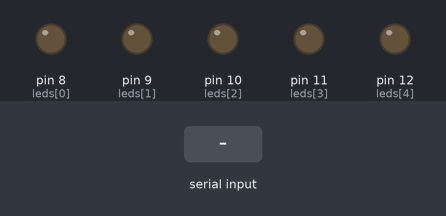
The sketch below on a simulated Arduino Uno, built with avr-gcc and run on an emulated ATmega328P. Parts: output pins drawn as LEDs (lit = HIGH). Inputs (shaded band) come from the test bench.

Above: at 1.2 s.
1.3 s: "ACBF" received over Serial
At 3.3 s:
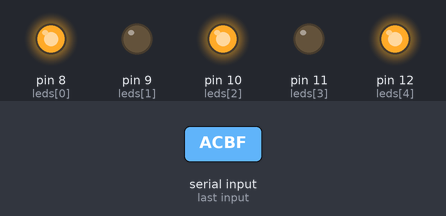
4.3 s: "ADBF" received over Serial
At 5.4 s:
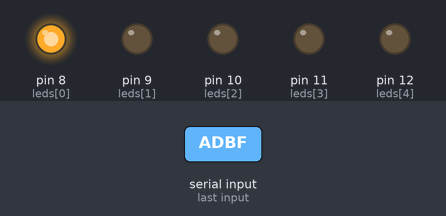
7.3 s: "ACGF" received over Serial
At 8.6 s:
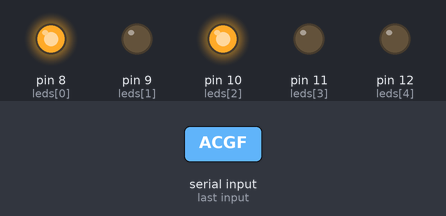
10.3 s: "ADBH" received over Serial
At 11.8 s:
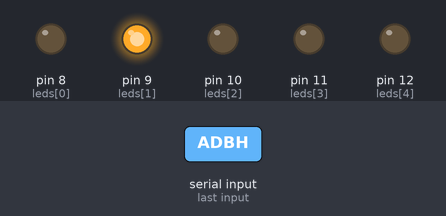
Timing chart, 0 to 15.8 s (numbered marks = the images above; inputs shaded):
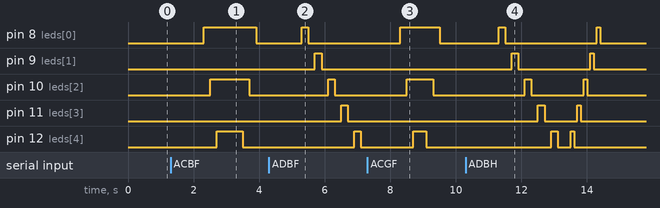

The sketch:

Ejercicio_practico5.ino
```cpp
/*
   Universidad Técnica del Norte
    FICA-CIERCOM
    Sistemas microprocesados
    Christofer Macas
    Estimados estudiantes realizar el siguiente ejercicio: Realizar un programa que active 4 juegos de luces con 5 leds
    al ingresar datos por comunicación serial de la siguiente forma: ACBF-> Activa juego 1 ACGF -> Activa juego 2 ADBF
  -> Activa juego 3 ADBH -> Activa juego 4
*/

int i;
int leds[5] = {8, 9, 10, 11, 12};
int num;
String dato;
int on=0;

void setup() {
  Serial.begin(9600);
  for (i = 0; i <= 5; i++) {
    pinMode(leds[i], OUTPUT);
  }

}

void loop() {

  if (Serial.available() > 0) {
    dato = Serial.readString();
    if(dato == "ACBF" || dato =="ACGF"|| dato =="ADBF"|| dato =="ADBH"){
    if (dato == "ACBF") {
      luces1();
    }
    if (dato == "ACGF") {
      luces2();
    }
    if (dato == "ADBF") {
      luces3();
    }
    if (dato == "ADBH") {
      luces4();
    }
    }else
    Serial.println("Dato incorrecto");
  }
}

void luces1() {

  for (i = 0; i < 8; i++) {
    digitalWrite(leds[i], HIGH); // encendiendo posicion i del vector
    delay(200);
    i = i + 1;
  }
  for (; i >= 0; i--) {
    digitalWrite(leds[i], LOW); // encendiendo posicion i del vector
    delay(200);
    i = i - 1;
  }
}
void luces2() {
  for (i = 0; i <= 5; i++) {
    digitalWrite(leds[i], HIGH); // encendiendo posicion i del vector
    delay(200);
    i = i + 1;
  }
  for (; i >= 0; i--) {
    digitalWrite(leds[i], LOW); // encendiendo posicion i del vector
    delay(200);
    i = i - 1;
  }
}
void luces3() {
  for (i=0; i < 5; i++) {
    digitalWrite(leds[i], HIGH); // encendiendo posicion i del vector
    delay(200);
    digitalWrite(leds[i], LOW); // encendiendo posicion i del vector
    delay(200);
  }
}

void luces4() {
  for (i = 0; i < 5; i++) {
    digitalWrite(leds[i], HIGH); // encendiendo posicion i del vector
    delay(200);
    digitalWrite(leds[i], LOW); // encendiendo posicion i del vector
    delay(200);
  }
  for (; i >= 0; i--) {
    digitalWrite(leds[i], HIGH); // encendiendo posicion i del vector
    delay(100);
    digitalWrite(leds[i], LOW); // encendiendo posicion i del vector
    delay(100);

  }
}
```

Measured:
- after the input at 1.3 s, pin 8 (leds[0]): LOW → HIGH after 1.0 s, → LOW 1.6 s later; pin 10 (leds[2]): LOW → HIGH after 1.2 s, → LOW 1.2 s later; pin 12 (leds[4]): LOW → HIGH after 1.4 s, → LOW 0.80 s later
- after the input at 4.3 s, pin 8 (leds[0]): LOW → HIGH after 1.0 s, → LOW 0.20 s later; pin 9 (leds[1]): LOW → HIGH after 1.4 s, → LOW 0.20 s later; pin 10 (leds[2]): LOW → HIGH after 1.8 s, → LOW 0.20 s later; pin 11 (leds[3]): LOW → HIGH after 2.2 s, → LOW 0.20 s later; pin 12 (leds[4]): LOW → HIGH after 2.6 s, → LOW 0.20 s later
- after the input at 7.3 s, pin 8 (leds[0]): LOW → HIGH after 1.0 s, → LOW 1.2 s later; pin 10 (leds[2]): LOW → HIGH after 1.2 s, → LOW 0.80 s later; pin 12 (leds[4]): LOW → HIGH after 1.4 s, → LOW 0.40 s later
- after the input at 10.3 s, pin 8 (leds[0]): LOW → HIGH after 1.0 s, → LOW 0.20 s later, → HIGH 2.8 s later, → LOW 0.10 s later; pin 9 (leds[1]): LOW → HIGH after 1.4 s, → LOW 0.20 s later, → HIGH 2.2 s later, → LOW 0.10 s later
